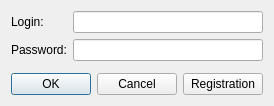
<?xml version="1.0" encoding="UTF-8"?>
<ui version="4.0">
 <class>LoginForm</class>
 <widget class="QWidget" name="LoginForm">
  <property name="geometry">
   <rect>
    <x>0</x>
    <y>0</y>
    <width>272</width>
    <height>106</height>
   </rect>
  </property>
  <property name="windowTitle">
   <string>Form</string>
  </property>
  <layout class="QVBoxLayout" name="verticalLayout">
   <item>
    <layout class="QFormLayout" name="formLayout">
     <property name="verticalSpacing">
      <number>6</number>
     </property>
     <item row="0" column="0">
      <widget class="QLabel" name="label">
       <property name="text">
        <string>Login:</string>
       </property>
      </widget>
     </item>
     <item row="1" column="0">
      <widget class="QLabel" name="label_2">
       <property name="text">
        <string>Password:</string>
       </property>
      </widget>
     </item>
     <item row="0" column="1">
      <widget class="QLineEdit" name="loginEdit">
       <property name="text">
        <string/>
       </property>
      </widget>
     </item>
     <item row="1" column="1">
      <widget class="QLineEdit" name="passwordEdit">
       <property name="text">
        <string/>
       </property>
       <property name="echoMode">
        <enum>QLineEdit::Password</enum>
       </property>
      </widget>
     </item>
    </layout>
   </item>
   <item>
    <spacer name="verticalSpacer">
     <property name="orientation">
      <enum>Qt::Vertical</enum>
     </property>
     <property name="sizeHint" stdset="0">
      <size>
       <width>20</width>
       <height>40</height>
      </size>
     </property>
    </spacer>
   </item>
   <item>
    <layout class="QHBoxLayout" name="horizontalLayout" stretch="1,0">
     <item>
      <widget class="QDialogButtonBox" name="buttonBox">
       <property name="standardButtons">
        <set>QDialogButtonBox::Cancel|QDialogButtonBox::Ok</set>
       </property>
      </widget>
     </item>
     <item>
      <widget class="QPushButton" name="registrationPushButton">
       <property name="text">
        <string>Registration</string>
       </property>
      </widget>
     </item>
    </layout>
   </item>
  </layout>
 </widget>
 <resources/>
 <connections/>
</ui>
